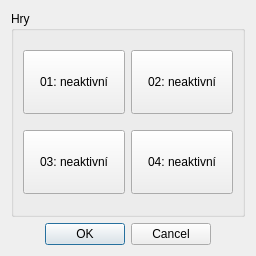
<?xml version="1.0" encoding="UTF-8"?>
<ui version="4.0">
 <class>NewGameDialog</class>
 <widget class="QDialog" name="NewGameDialog">
  <property name="geometry">
   <rect>
    <x>0</x>
    <y>0</y>
    <width>256</width>
    <height>256</height>
   </rect>
  </property>
  <property name="sizePolicy">
   <sizepolicy hsizetype="Fixed" vsizetype="Fixed">
    <horstretch>0</horstretch>
    <verstretch>0</verstretch>
   </sizepolicy>
  </property>
  <property name="windowTitle">
   <string>Dialog</string>
  </property>
  <layout class="QGridLayout" name="gridLayout">
   <item row="1" column="0">
    <widget class="QDialogButtonBox" name="buttonBox">
     <property name="orientation">
      <enum>Qt::Horizontal</enum>
     </property>
     <property name="standardButtons">
      <set>QDialogButtonBox::Cancel|QDialogButtonBox::Ok</set>
     </property>
     <property name="centerButtons">
      <bool>true</bool>
     </property>
    </widget>
   </item>
   <item row="0" column="0">
    <widget class="QGroupBox" name="groupBox">
     <property name="title">
      <string>Hry</string>
     </property>
     <layout class="QGridLayout" name="gridLayout_2">
      <item row="1" column="1">
       <widget class="QPushButton" name="pushButton_2">
        <property name="minimumSize">
         <size>
          <width>0</width>
          <height>64</height>
         </size>
        </property>
        <property name="text">
         <string>02: neaktivní</string>
        </property>
        <property name="checkable">
         <bool>true</bool>
        </property>
       </widget>
      </item>
      <item row="3" column="0">
       <widget class="QPushButton" name="pushButton_3">
        <property name="minimumSize">
         <size>
          <width>0</width>
          <height>64</height>
         </size>
        </property>
        <property name="text">
         <string>03: neaktivní</string>
        </property>
        <property name="checkable">
         <bool>true</bool>
        </property>
       </widget>
      </item>
      <item row="3" column="1">
       <widget class="QPushButton" name="pushButton_4">
        <property name="minimumSize">
         <size>
          <width>0</width>
          <height>64</height>
         </size>
        </property>
        <property name="text">
         <string>04: neaktivní</string>
        </property>
        <property name="checkable">
         <bool>true</bool>
        </property>
       </widget>
      </item>
      <item row="1" column="0">
       <widget class="QPushButton" name="pushButton_1">
        <property name="minimumSize">
         <size>
          <width>0</width>
          <height>64</height>
         </size>
        </property>
        <property name="text">
         <string>01: neaktivní</string>
        </property>
        <property name="checkable">
         <bool>true</bool>
        </property>
        <property name="checked">
         <bool>false</bool>
        </property>
       </widget>
      </item>
     </layout>
    </widget>
   </item>
  </layout>
 </widget>
 <tabstops>
  <tabstop>pushButton_1</tabstop>
  <tabstop>pushButton_2</tabstop>
  <tabstop>pushButton_4</tabstop>
  <tabstop>pushButton_3</tabstop>
 </tabstops>
 <resources/>
 <connections>
  <connection>
   <sender>buttonBox</sender>
   <signal>accepted()</signal>
   <receiver>NewGameDialog</receiver>
   <slot>accept()</slot>
   <hints>
    <hint type="sourcelabel">
     <x>227</x>
     <y>238</y>
    </hint>
    <hint type="destinationlabel">
     <x>157</x>
     <y>255</y>
    </hint>
   </hints>
  </connection>
  <connection>
   <sender>buttonBox</sender>
   <signal>rejected()</signal>
   <receiver>NewGameDialog</receiver>
   <slot>reject()</slot>
   <hints>
    <hint type="sourcelabel">
     <x>246</x>
     <y>244</y>
    </hint>
    <hint type="destinationlabel">
     <x>255</x>
     <y>255</y>
    </hint>
   </hints>
  </connection>
  <connection>
   <sender>pushButton_1</sender>
   <signal>toggled(bool)</signal>
   <receiver>NewGameDialog</receiver>
   <slot>sl_buttonName()</slot>
   <hints>
    <hint type="sourcelabel">
     <x>71</x>
     <y>84</y>
    </hint>
    <hint type="destinationlabel">
     <x>127</x>
     <y>127</y>
    </hint>
   </hints>
  </connection>
  <connection>
   <sender>pushButton_2</sender>
   <signal>toggled(bool)</signal>
   <receiver>NewGameDialog</receiver>
   <slot>sl_buttonName()</slot>
   <hints>
    <hint type="sourcelabel">
     <x>183</x>
     <y>84</y>
    </hint>
    <hint type="destinationlabel">
     <x>127</x>
     <y>127</y>
    </hint>
   </hints>
  </connection>
  <connection>
   <sender>pushButton_3</sender>
   <signal>toggled(bool)</signal>
   <receiver>NewGameDialog</receiver>
   <slot>sl_buttonName()</slot>
   <hints>
    <hint type="sourcelabel">
     <x>71</x>
     <y>154</y>
    </hint>
    <hint type="destinationlabel">
     <x>127</x>
     <y>127</y>
    </hint>
   </hints>
  </connection>
  <connection>
   <sender>pushButton_4</sender>
   <signal>toggled(bool)</signal>
   <receiver>NewGameDialog</receiver>
   <slot>sl_buttonName()</slot>
   <hints>
    <hint type="sourcelabel">
     <x>183</x>
     <y>154</y>
    </hint>
    <hint type="destinationlabel">
     <x>127</x>
     <y>127</y>
    </hint>
   </hints>
  </connection>
 </connections>
 <slots>
  <slot>sl_buttonName()</slot>
 </slots>
</ui>
